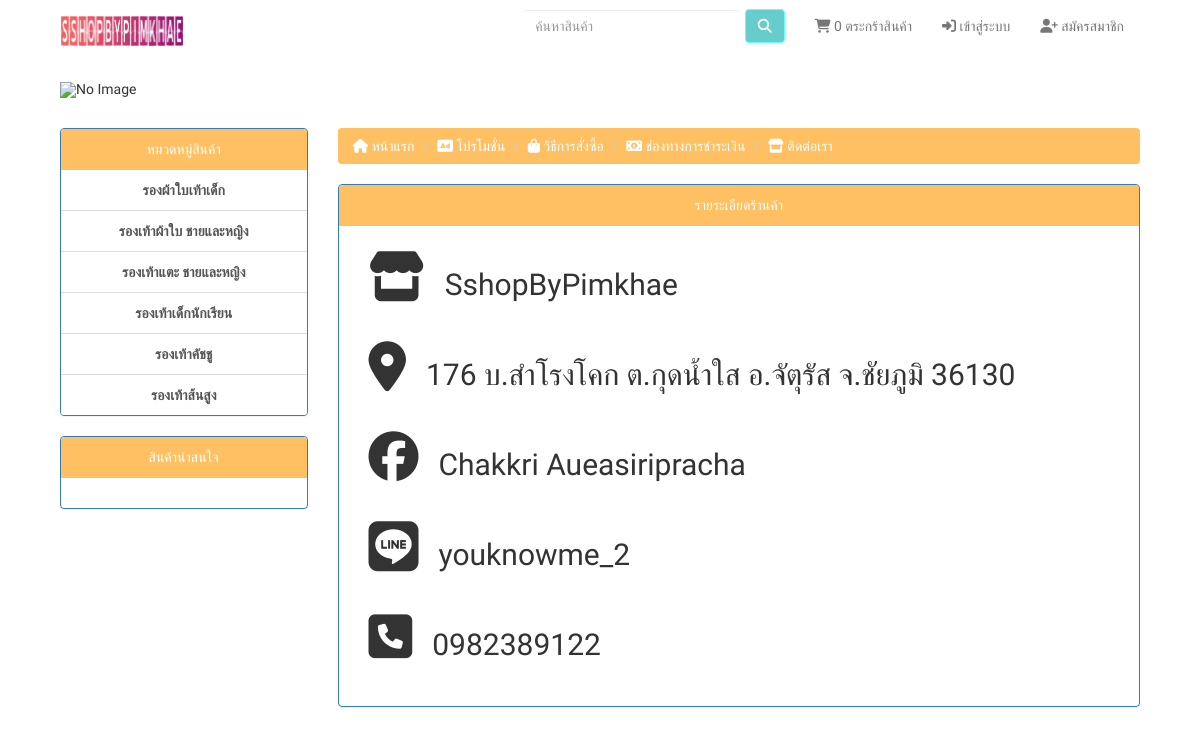
The page /contact.php on the database its author committed.
### tables this page shows
CREATE TABLE `tb_groups` (
  `id_group` int(11) NOT NULL,
  `name_group` varchar(30) NOT NULL
);

CREATE TABLE `tb_contacts` (
  `id_contact` int(2) NOT NULL,
  `s_name` varchar(50) NOT NULL,
  `s_adress` varchar(100) NOT NULL,
  `s_facebook` varchar(30) NOT NULL,
  `s_line` varchar(20) NOT NULL,
  `s_tel` varchar(10) NOT NULL
);

### includes/connect.php (called while the page is built, shortened)
<?php
    class db{
        private $ip = "localhost";
        private $user = "root";
        private $pass = "";
        private $db = "sshopbypimkhae";
        public $conn;
        private function db_connect()
        {
            $this->conn = new mysqli($this->ip,$this->user,$this->pass,$this->db);
            $this->conn->query('SET NAMES UTF8');
            return $this->conn;
        }
        public function select($table)
        {
            $sql = "SELECT * FROM $table";
            return $this->conn->query($sql);
        }
    }
?>

### contact.php (the view, shortened to what this page needs)
<?php
    require('./includes/connect.php');
    $db = new db;
?>
<?php include('./includes/head.php');?>
<body>
    <?php include('./includes/navbar.php'); ?>
    <div class="container">
        <div class="col-lg-12" style="padding-top:10px;">
            <?php include('./includes/carousel.php'); ?>
            <div class="row" style="padding-top: 30px;">
                <div class="col-lg-3">
                    <?php include('./includes/group.php'); ?>
                </div>
                <div class="col-lg-9">
                    <?php include('./includes/nav.php'); ?>
                    <div style="margin-top: 20px;" class="panel panel-primary">
                        <div class="panel-heading text-center">รายระเอียดร้านค้า</div>
                        <div class="panel-body">
                            <?php
                                $sq_contact = $db->select("tb_contacts");
                                while($contact = $sq_contact->fetch_assoc())
                                {
                            ?>
                            <div class="col-lg-12">
                                <h4><i class="fa-solid fa-store" style='font-size:50px;'></i><span style="padding-left: 20px; font-size:30px;"><?php echo $contact['s_name']; ?></span></h4><br>
                                <h4><i class="fa-solid fa-location-dot" style='font-size:50px;'></i><span style="padding-left: 20px; word-break:break-all; font-size:30px;"><?php echo $contact['s_adress']; ?></span></h4><br>
                                <h4><i class="fa-brands fa-facebook" style='font-size:50px;'></i><span style="padding-left: 20px; font-size:30px;"><?php echo $contact['s_facebook']; ?></span></h4><br>
                                <h4><i class="fa-brands fa-line" style='font-size:50px;'></i><span style="padding-left: 20px; font-size:30px;"><?php echo $contact['s_line']; ?></span></h4><br>
                                <h4><i class="fa-solid fa-square-phone" style='font-size:50px;'></i><span style="padding-left: 20px; font-size:30px;"><?php echo $contact['s_tel']; ?></span></h4><br>
                            </div>
                            <?php
                                }
                            ?>
                        </div>
                    </div>
                </div>
            </div>
        </div>
    </div>
</body>
</html>

### includes/group.php (shortened to what this page needs)
<div class="panel panel-primary">
    <div class="panel-heading text-center">หมวดหมู่สินค้า</div>
    <div class="list-group text-center">
        <?php
        $sq_group = $db->select("tb_groups");
        while($group = $sq_group->fetch_assoc())
        {
        ?>
            <a href="search.php?search=<?php echo $group['name_group']; ?>" class="list-group-item"><b><?php echo $group['name_group']; ?></b></a>
        <?php
        }
        ?>
    </div>
</div>
<div class="panel panel-primary">
    <div class="panel-heading text-center">สินค้าน่าสนใจ</div>
    <div class="panel-body">
    </div>
</div>

### includecss/style.css (style rules this page uses)
html, body { background-color: white; font-family: 'Sarabun', sans-serif; }
.container { width: 95%; }
.panel-primary .panel-heading { color: #fff; background-color: #FEC062; border-color: #FEC062; }
div { display: block; }
.panel-heading { padding: 10px 15px; border-bottom: 1px solid transparent; border-top-left-radius: 3px; border-top-right-radius: 3px; }

### rows shown on the page
tb_groups: name_group "รองผ้าใบเท้าเด็ก"
tb_groups: name_group "รองเท้าผ้าใบ ชายและหญิง"
tb_groups: name_group "รองเท้าแตะ ชายและหญิง"
tb_groups: name_group "รองเท้าเด็กนักเรียน"
tb_groups: name_group "รองเท้าคัชชู"
tb_groups: name_group "รองเท้าส้นสูง"
tb_contacts: s_name "SshopByPimkhae", s_adress "176 บ.สำโรงโคก ต.กุดน้ำใส อ.จัตุรัส จ.ชัยภูมิ 36130", s_facebook "Chakkri Aueasiripracha", s_line "youknowme_2", s_tel "0982389122"

### other values the page prints
$cart "0"
